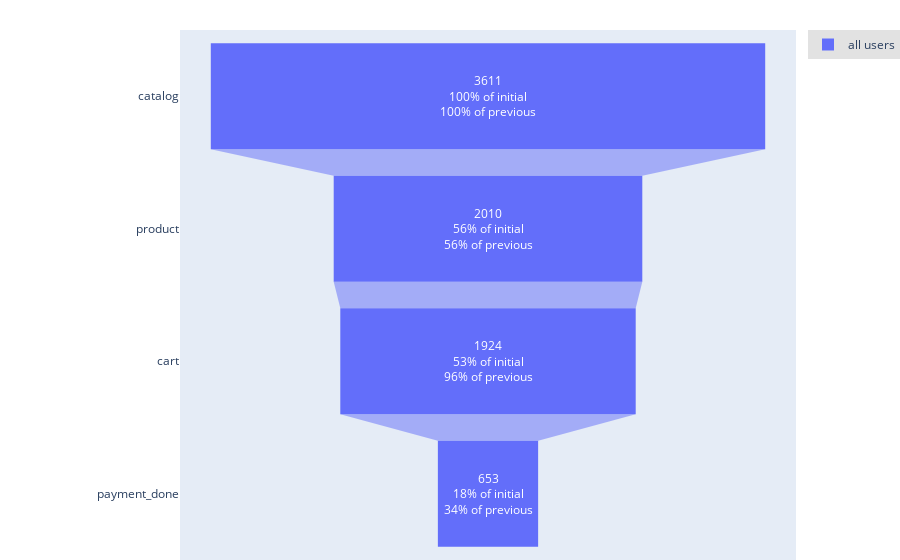

Write notebook code for a chart like this one.
### Markdown cell above
If you need to group long list of events, you have two ways:
1) return to preprocessing and use grouping data processor (See @TODO: Link to preprocessing. dpanina)
2) give a new name to your group just to see the plot, without changing your `eventstream`

Let's turn to the second method. We can use `stage_names` parameter. This list should be the same length as `stages`.

### Code cell
source.funnel(stages = ['catalog', ['product1', 'product2'], 'cart', 'payment_done'],
              stage_names = ['catalog', 'product', 'cart', 'payment_done']
              )

### Figure 1 — Plotly figure (JSON) as saved in the notebook; plotly's stock layout.template omitted (floating-point values rounded to 4 significant figures)
{"data": [{"name": "all users", "textinfo": "value+percent initial+percent previous", "type": "funnel", "x": [3611, 2010, 1924, 653], "y": ["catalog", "product", "cart", "payment_done"]}], "layout": {"funnelmode": "stack", "hovermode": "closest", "legend": {"bgcolor": "#E2E2E2", "font": {"size": 12}, "orientation": "v", "xanchor": "left"}, "margin": {"b": 0, "l": 180, "pad": 0, "r": 0, "t": 30}, "showlegend": true}}
